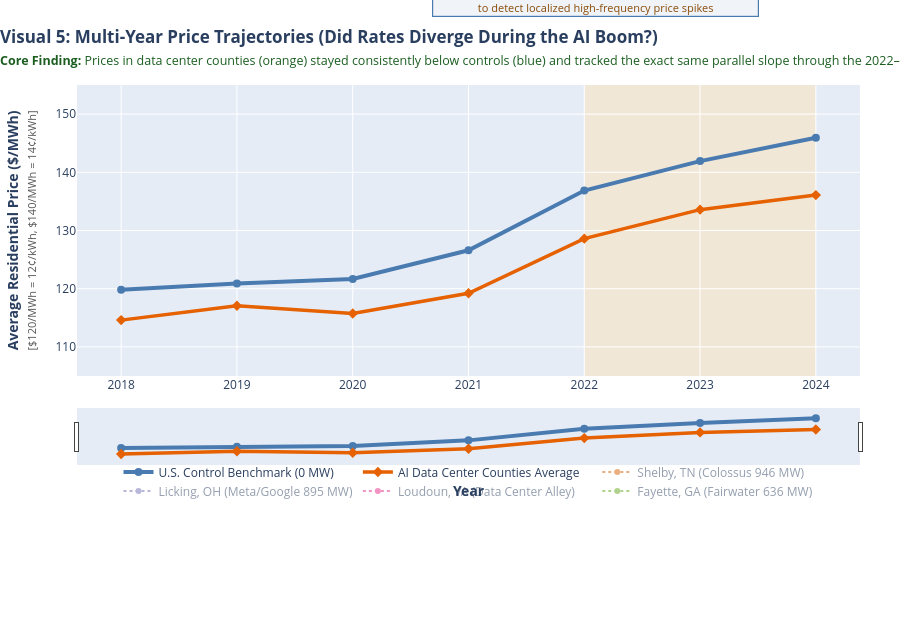

Write notebook code for a chart like this one.
### Markdown cell above
## Visual 5: Multi-Year Price Trajectories (Did Rates Diverge During the AI Boom?)
*Supports: **Strategic Takeaway - Longitudinal Evidence & Future Outlook***

### Visual Design & Layperson Interpretation
- **Question Answered:** *Did electricity prices in data center counties pull away from control counties after the 2022 generative AI surge began?*
- **Two Lines:** Control Benchmark (Blue) vs. AI Data Center Counties (Orange).
- **Punchline:** Throughout all 7 years, data center counties stayed consistently cheaper per MWh and followed the exact same parallel trajectory through the 2022–2024 AI boom.

### Code cell
# 1. Calculate annual group averages across 2018-2024
years_list = list(range(2018, 2025))
treat_means = [model_df[model_df['Has_Datacenter'] == 1][f'Price_{y}_MWh'].mean() for y in years_list]
ctrl_means = [model_df[model_df['Has_Datacenter'] == 0][f'Price_{y}_MWh'].mean() for y in years_list]

fig5 = go.Figure()

# Shaded AI-Buildout Window (2022-2024)
fig5.add_vrect(
    x0=2022, x1=2024,
    fillcolor="#FFE0B2", opacity=0.45,
    layer="below", line_width=0,
    annotation_text="<b>AI Infrastructure Buildout Window (2022–2024)</b>",
    annotation_position="top left",
    annotation_font=dict(size=11, color="#8A4B08")
)

# Control Group Trajectory (Gray-Blue #4A7BB0)
gap_texts = [f"Price: ${c:.2f}/MWh ({c/10:.1f}¢/kWh)<br>Gap vs Treat: +${(c - t):.2f}/MWh" for c, t in zip(ctrl_means, treat_means)]
fig5.add_trace(go.Scatter(
    x=years_list, y=ctrl_means,
    mode='lines+markers',
    name='U.S. Control Benchmark (0 MW)',
    line=dict(color=COLOR_CONTROL, width=4),
    marker=dict(size=8, symbol='circle'),
    text=gap_texts,
    hovertemplate="<b>Control Benchmark (0 MW)</b><br>Year: %{x}<br>%{text}<extra></extra>"
))

# Treatment Group Trajectory (Orange #E66101)
fig5.add_trace(go.Scatter(
    x=years_list, y=treat_means,
    mode='lines+markers',
    name='AI Data Center Counties Average',
    line=dict(color=COLOR_TREATMENT, width=3.5, dash='solid'),
    marker=dict(size=8, symbol='diamond'),
    hovertemplate="<b>Data Center Counties Average</b><br>Year: %{x}<br>Avg Price: $%{y:.2f}/MWh (%{customdata:.1f}¢/kWh)<extra></extra>",
    customdata=[t/10 for t in treat_means]
))

# Add Individual Major Hub Trajectories (visible='legendonly')
hub_counties = [
    ('Shelby', 'TN', '#D95F02', 'Shelby, TN (Colossus 946 MW)'),
    ('Licking', 'OH', '#7570B3', 'Licking, OH (Meta/Google 895 MW)'),
    ('Loudoun', 'VA', '#E7298A', 'Loudoun, VA (Data Center Alley)'),
    ('Fayette', 'GA', '#66A61E', 'Fayette, GA (Fairwater 636 MW)')
]

for c_name, s_name, col, label in hub_counties:
    row = model_df[(model_df['County'] == c_name) & (model_df['State'] == s_name)]
    if not row.empty:
        h_prices = [row[f'Price_{y}_MWh'].values[0] for y in years_list]
        fig5.add_trace(go.Scatter(
            x=years_list, y=h_prices,
            mode='lines+markers',
            name=label,
            line=dict(color=col, width=2, dash='dot'),
            marker=dict(size=6),
            visible='legendonly',
            hovertemplate=f"<b>{label}</b><br>Year: %{{x}}<br>Price: $%{{y:.2f}}/MWh<extra></extra>"
        ))

fig5.update_layout(
    title=dict(
        text="<b>Visual 5: Multi-Year Price Trajectories (Did Rates Diverge During the AI Boom?)</b><br><span style='font-size:12.5px; color:#1B5E20;'><b>Core Finding:</b> Prices in data center counties (orange) stayed consistently below controls (blue) and tracked the exact same parallel slope through the 2022–2024 AI surge.</span>",
        x=0.0, xanchor="left"
    ),
    xaxis=dict(
        title="<b>Year</b>",
        rangeslider=dict(visible=True),
        type='linear', dtick=1
    ),
    yaxis=dict(title="<b>Average Residential Price ($/MWh)</b><br><span style='font-size:11px; color:#555;'>[$120/MWh = 12¢/kWh, $140/MWh = 14¢/kWh]</span>", range=[105, 155]),
    legend=dict(orientation="h", yanchor="top", y=-0.28, xanchor="center", x=0.5),
    annotations=[
        dict(
            x=2021.2, y=144,
            text="<b>Planned Next Step:</b> Wholesale nodal pricing data (ERCOT, PJM)<br>to detect localized high-frequency price spikes",
            showarrow=True, arrowhead=2, ax=-60, ay=25,
            bgcolor="#F0F4F8", bordercolor=COLOR_CONTROL, borderwidth=1.2
        )
    ],
    height=620,
    margin=dict(l=60, r=40, t=85, b=155)
)
fig5.show()

### Figure 1 — Plotly figure (JSON) as saved in the notebook; plotly's stock layout.template omitted (floating-point values rounded to 4 significant figures)
{"data": [{"hovertemplate": "<b>Control Benchmark (0 MW)</b><br>Year: %{x}<br>%{text}<extra></extra>", "line": {"color": "#4A7BB0", "width": 4}, "marker": {"size": 8, "symbol": "circle"}, "mode": "lines+markers", "name": "U.S. Control Benchmark (0 MW)", "text": ["Price: $119.83/MWh (12.0¢/kWh)<br>Gap vs Treat: +$5.23/MWh", "Price: $120.91/MWh (12.1¢/kWh)<br>Gap vs Treat: +$3.84/MWh", "Price: $121.68/MWh (12.2¢/kWh)<br>Gap vs Treat: +$5.94/MWh", "Price: $126.61/MWh (12.7¢/kWh)<br>Gap vs Treat: +$7.39/MWh", "Price: $136.86/MWh (13.7¢/kWh)<br>Gap vs Treat: +$8.26/MWh", "Price: $141.92/MWh (14.2¢/kWh)<br>Gap vs Treat: +$8.34/MWh", "Price: $145.94/MWh (14.6¢/kWh)<br>Gap vs Treat: +$9.86/MWh"], "type": "scatter", "x": [2018, 2019, 2020, 2021, 2022, 2023, 2024], "y": [119.8, 120.9, 121.7, 126.6, 136.9, 141.9, 145.9]}, {"customdata": [11.46, 11.71, 11.57, 11.92, 12.86, 13.36, 13.61], "hovertemplate": "<b>Data Center Counties Average</b><br>Year: %{x}<br>Avg Price: $%{y:.2f}/MWh (%{customdata:.1f}¢/kWh)<extra></extra>", "line": {"color": "#E66101", "dash": "solid", "width": 3.5}, "marker": {"size": 8, "symbol": "diamond"}, "mode": "lines+markers", "name": "AI Data Center Counties Average", "type": "scatter", "x": [2018, 2019, 2020, 2021, 2022, 2023, 2024], "y": [114.6, 117.1, 115.7, 119.2, 128.6, 133.6, 136.1]}, {"hovertemplate": "<b>Shelby, TN (Colossus 946 MW)</b><br>Year: %{x}<br>Price: $%{y:.2f}/MWh<extra></extra>", "line": {"color": "#D95F02", "dash": "dot", "width": 2}, "marker": {"size": 6}, "mode": "lines+markers", "name": "Shelby, TN (Colossus 946 MW)", "type": "scatter", "visible": "legendonly", "x": [2018, 2019, 2020, 2021, 2022, 2023, 2024], "y": [96.61, 100.3, 100.2, 106.0, 119.7, 115.6, 121.6]}, {"hovertemplate": "<b>Licking, OH (Meta/Google 895 MW)</b><br>Year: %{x}<br>Price: $%{y:.2f}/MWh<extra></extra>", "line": {"color": "#7570B3", "dash": "dot", "width": 2}, "marker": {"size": 6}, "mode": "lines+markers", "name": "Licking, OH (Meta/Google 895 MW)", "type": "scatter", "visible": "legendonly", "x": [2018, 2019, 2020, 2021, 2022, 2023, 2024], "y": [120.7, 122.2, 123.4, 129.4, 135.8, 144.7, 153.8]}, {"hovertemplate": "<b>Loudoun, VA (Data Center Alley)</b><br>Year: %{x}<br>Price: $%{y:.2f}/MWh<extra></extra>", "line": {"color": "#E7298A", "dash": "dot", "width": 2}, "marker": {"size": 6}, "mode": "lines+markers", "name": "Loudoun, VA (Data Center Alley)", "type": "scatter", "visible": "legendonly", "x": [2018, 2019, 2020, 2021, 2022, 2023, 2024], "y": [118.2, 122.9, 118.5, 120.9, 133.5, 139.2, 128.3]}, {"hovertemplate": "<b>Fayette, GA (Fairwater 636 MW)</b><br>Year: %{x}<br>Price: $%{y:.2f}/MWh<extra></extra>", "line": {"color": "#66A61E", "dash": "dot", "width": 2}, "marker": {"size": 6}, "mode": "lines+markers", "name": "Fayette, GA (Fairwater 636 MW)", "type": "scatter", "visible": "legendonly", "x": [2018, 2019, 2020, 2021, 2022, 2023, 2024], "y": [107.2, 109.0, 111.2, 114.3, 125.7, 126.3, 131.9]}], "layout": {"annotations": [{"arrowhead": 2, "ax": -60, "ay": 25, "bgcolor": "#F0F4F8", "bordercolor": "#4A7BB0", "borderwidth": 1.2, "font": {"color": "#8A4B08", "size": 11}, "showarrow": true, "text": "<b>Planned Next Step:</b> Wholesale nodal pricing data (ERCOT, PJM)<br>to detect localized high-frequency price spikes", "x": 2021.0, "xanchor": "left", "xref": "x", "y": 144, "yanchor": "top", "yref": "y domain"}], "height": 620, "legend": {"orientation": "h", "x": 0.5, "xanchor": "center", "y": -0.28, "yanchor": "top"}, "margin": {"b": 155, "l": 60, "r": 40, "t": 85}, "shapes": [{"fillcolor": "#FFE0B2", "layer": "below", "line": {"width": 0}, "opacity": 0.45, "type": "rect", "x0": 2022, "x1": 2024, "xref": "x", "y0": 0, "y1": 1, "yref": "y domain"}], "title": {"text": "<b>Visual 5: Multi-Year Price Trajectories (Did Rates Diverge During the AI Boom?)</b><br><span style='font-size:12.5px; color:#1B5E20;'><b>Core Finding:</b> Prices in data center counties (orange) stayed consistently below controls (blue) and tracked the exact same parallel slope through the 2022–2024 AI surge.</span>", "x": 0.0, "xanchor": "left"}, "xaxis": {"dtick": 1, "rangeslider": {"visible": true}, "title": {"text": "<b>Year</b>"}, "type": "linear"}, "yaxis": {"range": [105, 155], "title": {"text": "<b>Average Residential Price ($/MWh)</b><br><span style='font-size:11px; color:#555;'>[$120/MWh = 12¢/kWh, $140/MWh = 14¢/kWh]</span>"}}}}
